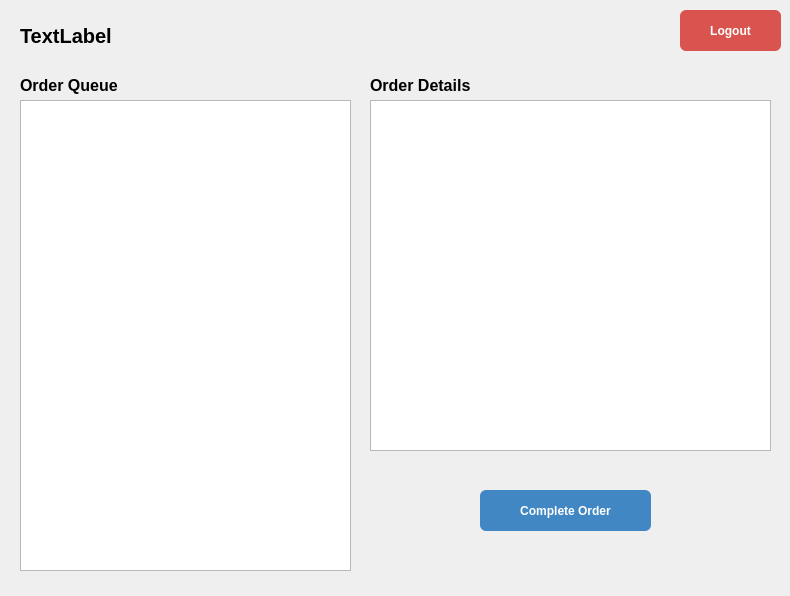
<?xml version="1.0" encoding="UTF-8"?>
<ui version="4.0">
 <class>KitchenPage</class>
 <widget class="QWidget" name="KitchenPage">
  <property name="geometry">
   <rect>
    <x>0</x>
    <y>0</y>
    <width>790</width>
    <height>596</height>
   </rect>
  </property>
  <property name="windowTitle">
   <string>Form</string>
  </property>
  <widget class="QListWidget" name="orderQueue">
   <property name="geometry">
    <rect>
     <x>20</x>
     <y>100</y>
     <width>331</width>
     <height>471</height>
    </rect>
   </property>
  </widget>
  <widget class="QLabel" name="greetingLabel">
   <property name="geometry">
    <rect>
     <x>20</x>
     <y>20</y>
     <width>381</width>
     <height>31</height>
    </rect>
   </property>
   <property name="styleSheet">
    <string notr="true">font-size: 20px;
font-weight: 600;</string>
   </property>
   <property name="text">
    <string>TextLabel</string>
   </property>
  </widget>
  <widget class="QLabel" name="orderQueueLabel">
   <property name="geometry">
    <rect>
     <x>20</x>
     <y>70</y>
     <width>191</width>
     <height>31</height>
    </rect>
   </property>
   <property name="styleSheet">
    <string notr="true">font-size: 16px;
font-weight: 500;</string>
   </property>
   <property name="text">
    <string>Order Queue</string>
   </property>
  </widget>
  <widget class="QTextBrowser" name="orderDetailsDisplay">
   <property name="geometry">
    <rect>
     <x>370</x>
     <y>100</y>
     <width>401</width>
     <height>351</height>
    </rect>
   </property>
  </widget>
  <widget class="QPushButton" name="completeOrderButton">
   <property name="geometry">
    <rect>
     <x>480</x>
     <y>490</y>
     <width>171</width>
     <height>41</height>
    </rect>
   </property>
   <property name="styleSheet">
    <string notr="true">QPushButton {
    background-color: #4087C4;
    color: white;
    border: none;
    border-radius: 6px;
    padding: 8px 16px;
    font-weight: bold;
}

QPushButton:hover {
    background-color: #40C4C0;
}

QPushButton:pressed {
    background-color: #AC2925;
}</string>
   </property>
   <property name="text">
    <string>Complete Order</string>
   </property>
  </widget>
  <widget class="QLabel" name="orderDetailsLabel">
   <property name="geometry">
    <rect>
     <x>370</x>
     <y>70</y>
     <width>191</width>
     <height>31</height>
    </rect>
   </property>
   <property name="styleSheet">
    <string notr="true">font-size: 16px;
font-weight: 500;</string>
   </property>
   <property name="text">
    <string>Order Details</string>
   </property>
  </widget>
  <widget class="QPushButton" name="logoutButton">
   <property name="geometry">
    <rect>
     <x>680</x>
     <y>10</y>
     <width>101</width>
     <height>41</height>
    </rect>
   </property>
   <property name="styleSheet">
    <string notr="true">QPushButton {
    background-color: #D9534F;
    color: white;
    border: none;
    border-radius: 6px;
    padding: 8px 16px;
    font-weight: bold;
}

QPushButton:hover {
    background-color: #C9302C;
}

QPushButton:pressed {
    background-color: #AC2925;
}</string>
   </property>
   <property name="text">
    <string>Logout</string>
   </property>
  </widget>
 </widget>
 <resources/>
 <connections/>
</ui>
